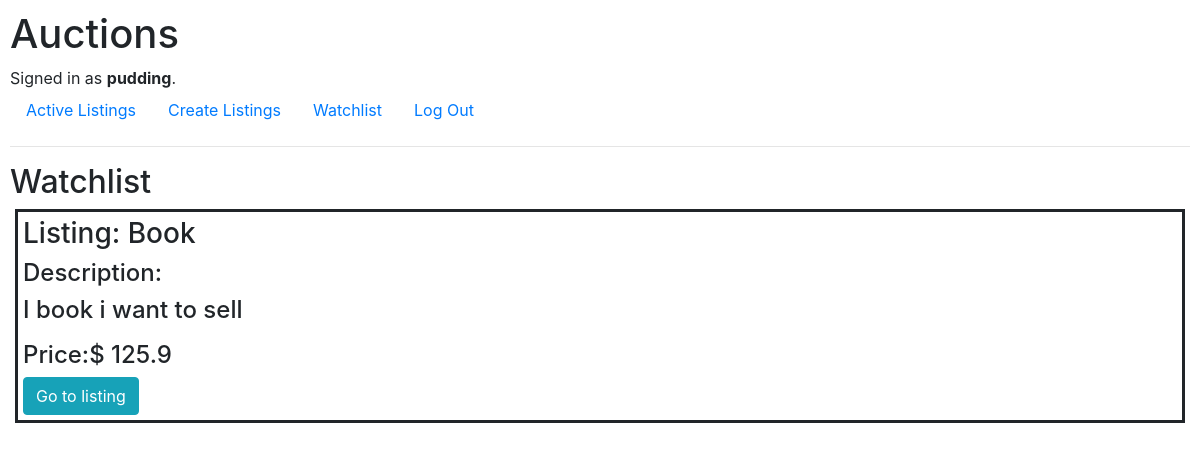
The app's page /watchlist (signed in) with its own data.
### auctions/models.py (models this page shows)
class User(AbstractUser):
    pass

class Listings(models.Model):
    price = models.FloatField()
    description = models.TextField()
    owner = models.ForeignKey(User, on_delete=models.CASCADE, related_name="user", blank=True, null=True)
    image = models.URLField()
    title = models.CharField(max_length=40, default="New listing")
    isActive = models.BooleanField(default=True)
    category = models.ForeignKey(Category, on_delete=models.CASCADE, related_name="category", blank=True, null=True)
    watchlist = models.ManyToManyField(User, blank=True, null=True, related_name="listingwatchlist")
    def __str__ (self):
        return self.title

### auctions/views.py (the view)
# urls.py: path("watchlist", views.watchlist, name="watchlist"),
def watchlist(request):
    listings = Listings.objects.filter(watchlist=request.user)
    print(listings)
    return render(request, "auctions/watchlist.html", {
                "listings": listings
                })

### auctions/templates/auctions/watchlist.html
{% extends "auctions/layout.html" %}
{% block body %}
    <h2>Watchlist</h2>
    {% for listing in listings %}
        {% if listing.isActive %}
            <div style="border-style: solid; margin: 5px; padding: 5px;">
                <h3>Listing: {{ listing.title }}</h3>
                <h4>Description:<h4>
                <p>{{ listing.description }}<p>
                <h4>Price:$ {{ listing.price }}</h4>
                <a href="{% url 'listing' id=listing.id %}" class="btn btn-info">Go to listing</a>
            </div>
        {% endif %}
    {% empty %}
        No items Added to watchist
    {% endfor %}
{% endblock %}

### auctions/templates/auctions/layout.html (shortened to what this page needs)
{% load static %}
<!DOCTYPE html>
<html lang="en">
    <head>
        <link rel="stylesheet" href="https://stackpath.bootstrapcdn.com/bootstrap/4.4.1/css/bootstrap.min.css">
        <link href="{% static 'auctions/styles.css' %}" rel="stylesheet">
    </head>
    <body>
        <h1>Auctions</h1>
        <div>
            {% if user.is_authenticated %}
                Signed in as <strong>{{ user.username }}</strong>.
            {% else %}
                Not signed in.
            {% endif %}
        </div>
        <ul class="nav">
            <li class="nav-item">
                <a class="nav-link" href="{% url 'index' %}">Active Listings</a>
            </li>
            {% if user.is_authenticated %}
                <li class="nav-item">
                    <a class="nav-link" href="{% url 'create_listings' %}">Create Listings</a>
                </li>
                <li class="nav-item">
                    <a class="nav-link" href="{% url 'watchlist' %}">Watchlist</a>
                </li>
                <li class="nav-item">
                    <a class="nav-link" href="{% url 'logout' %}">Log Out</a>
                </li>
            {% endif %}
        </ul>
        <hr>
        {% block body %}
        {% endblock %}
    </body>
</html>

### auctions/static/auctions/styles.css (style rules this page uses)
body { padding: 10px; }

### records on screen
User: username "pudding"
Listings: title "Book", description "I book i want to sell", price "125.9"
